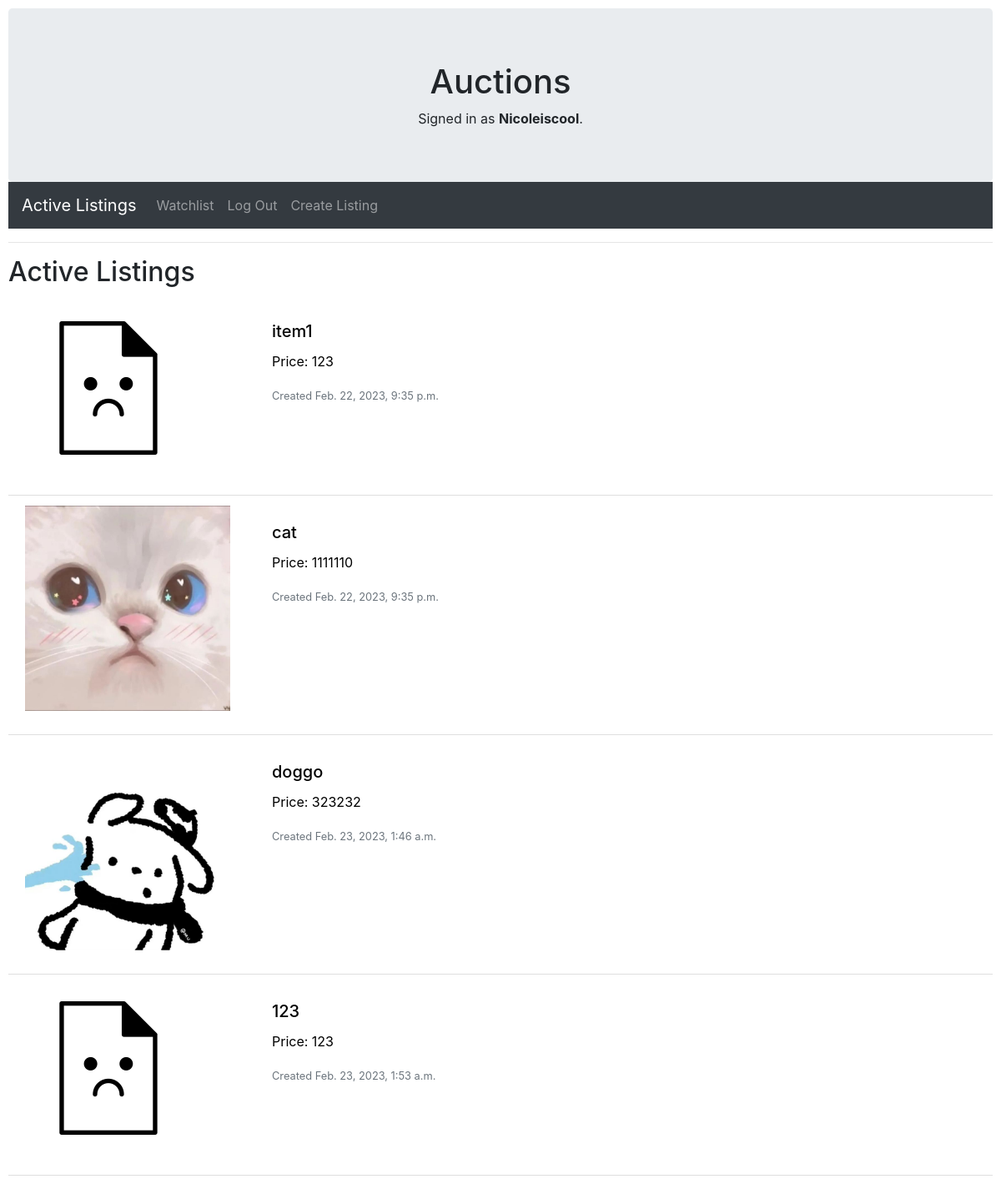
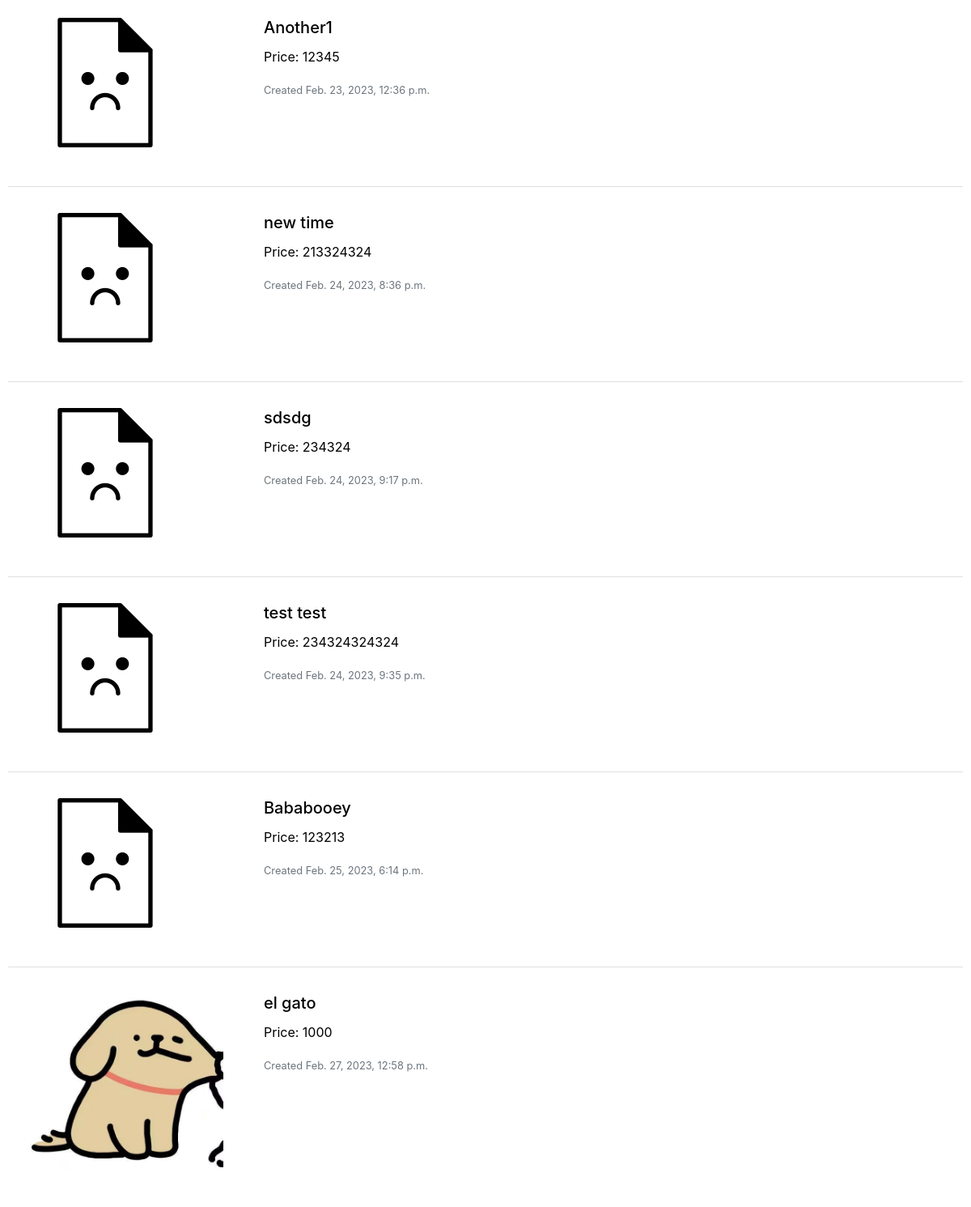
The app's page / (signed in) with its own data (2 pictures, top to bottom).
### auctions/models.py (models this page shows)
class User(AbstractUser):
    pass

class Listing(models.Model):
    listing_name = models.CharField(primary_key=True, max_length=64)
    listing_desc = models.CharField(max_length=256)
    starting_bid = models.IntegerField()
    current_bid = models.ForeignKey(
        Bid, on_delete=models.CASCADE, null=True, blank=True)
    creator = models.ForeignKey(User, on_delete=models.CASCADE)
    post_date = models.DateTimeField(default=now, editable=False)
    picture = models.ImageField(blank=True, null=True, upload_to="images/")

### auctions/views.py (the view)
# urls.py: path("", views.index, name="index"),
def index(request):
    listings = Listing.objects.all()
    return render(request, "auctions/index.html", {
        'listings': listings,
    })

### auctions/templates/auctions/index.html (shortened to what this page needs)
{% extends "auctions/layout.html" %}
{% block body %}
    <h2>Active Listings</h2>
    {% if listings %}
    <ul class="list-group list-group-flush">
        {% for listing in listings %}
        <li class="list-group-item">
            <a href="{% url 'details' listing.listing_name %}" class="listing_url">
                <div class="card mb-3" style="max-width: 70%; border: none;">
                    <div class="row g-0">
                      <div class="col-md-4">
                        {% if listing.picture %}
                        <img src="{{ listing.picture.url }}" class="img-fluid rounded-start" alt="{{ listing.listing_name }}">
                        {% endif %}
                      </div>
                      <div class="col-md-8">
                        <div class="card-body">
                          <h5 class="card-title">{{ listing.listing_name }}</h5>
                          <p class="card-text">Price: {{ listing.starting_bid }}</p>
                          <p class="card-text"><small class="text-muted">Created {{ listing.post_date }}</small></p>
                        </div>
                      </div>
                    </div>
                  </div>
            </a>
        </li>
        {% endfor %}
    </ul>
    {% else %}
    <h1>No listings</h1>
    {% endif %}
    {% endblock %}

### auctions/templates/auctions/layout.html (shortened to what this page needs)
{% load static %}
<!DOCTYPE html>
<html lang="en">
<head>
    <link rel="stylesheet" href="https://stackpath.bootstrapcdn.com/bootstrap/4.4.1/css/bootstrap.min.css"
>
    <link href="{% static '/auctions/styles.css' %}" rel="stylesheet" type="text/css">
</head>
<body>
    <div class="jumbotron text-center" style="margin-bottom:0">
        <h1>Auctions</h1>
        <div>
            {% if user.is_authenticated %}
            Signed in as <strong>{{ user.username }}</strong>.
            {% else %}
            Not signed in.
            {% endif %}
        </div>
    </div>
    <nav class="navbar navbar-expand-lg navbar-dark bg-dark">
        <a class="navbar-brand" href="{% url 'index' %}">Active Listings</a>
        <div class="collapse navbar-collapse" id="navbarNavAltMarkup">
            <div class="navbar-nav">
                {% if user.is_authenticated %}
                <a class="nav-item nav-link" href="{% url 'watchlist' %}">Watchlist</a>
                <a class="nav-item nav-link" href="{% url 'logout' %}">Log Out</a>
                <a class="nav-item nav-link" href="{% url 'create' %}">Create Listing</a>
                {% else %}
                <a class="nav-item nav-link" href="{% url 'login' %}">Log In</a>
                <a class="nav-item nav-link" href="{% url 'register' %}">Register</a>
                {% endif %}
            </div>
        </div>
    </nav>
    <hr>
    {% block body %}
    {% endblock %}
</body>
</html>

### auctions/static/auctions/styles.css (style rules this page uses)
body { padding: 10px; }
.listing_url { color: black; }
.listing_url:link, .listing_url:visited, .listing_url:hover, .listing_url:active { text-decoration: none; background-color: aliceblue; }

### records on screen
User: username "Nicoleiscool"
Listing: picture (placeholder picture), listing_name "item1", starting_bid "123", post_date "Feb. 22, 2023, 9:35 p.m."
Listing: picture (picture), listing_name "cat", starting_bid "1111110", post_date "Feb. 22, 2023, 9:35 p.m."
Listing: picture (picture), listing_name "doggo", starting_bid "323232", post_date "Feb. 23, 2023, 1:46 a.m."
Listing: picture (placeholder picture), listing_name "123", starting_bid "123", post_date "Feb. 23, 2023, 1:53 a.m."
Listing: picture (placeholder picture), listing_name "Another1", starting_bid "12345", post_date "Feb. 23, 2023, 12:36 p.m."
Listing: picture (placeholder picture), listing_name "new time", starting_bid "213324324", post_date "Feb. 24, 2023, 8:36 p.m."
Listing: picture (placeholder picture), listing_name "sdsdg", starting_bid "234324", post_date "Feb. 24, 2023, 9:17 p.m."
Listing: picture (placeholder picture), listing_name "test test", starting_bid "234324324324", post_date "Feb. 24, 2023, 9:35 p.m."
Listing: picture (placeholder picture), listing_name "Bababooey", starting_bid "123213", post_date "Feb. 25, 2023, 6:14 p.m."
Listing: picture (picture), listing_name "el gato", starting_bid "1000", post_date "Feb. 27, 2023, 12:58 p.m."
